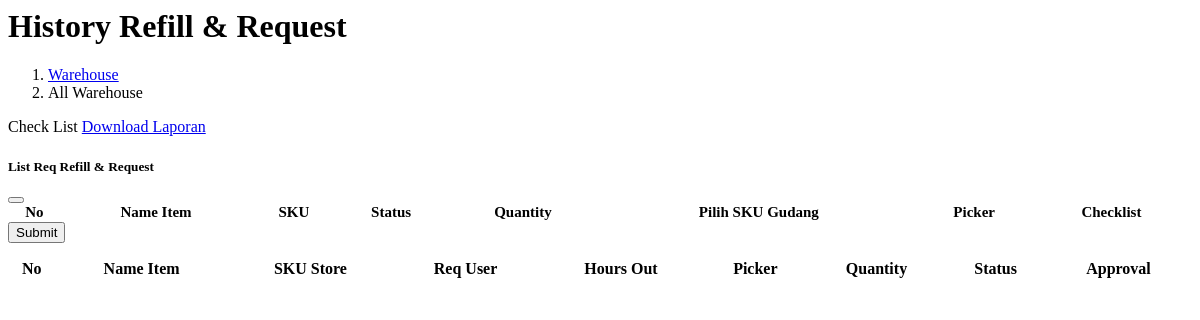
Page /gudang/exititem.php on the earlier database version.
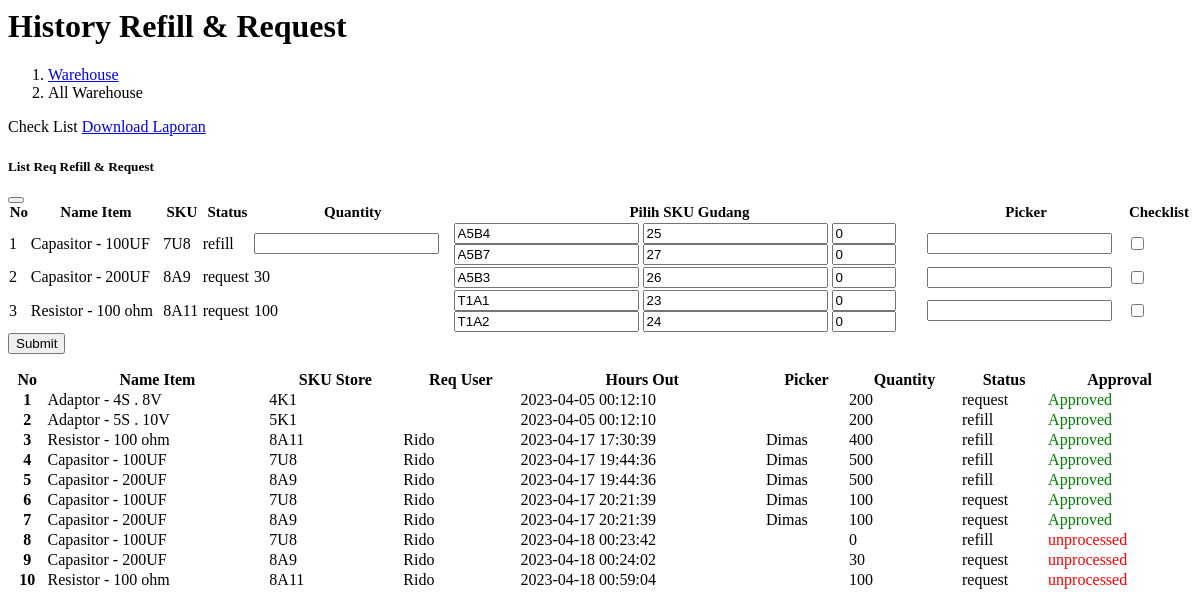
Same page on the later database version.
### tables this page shows
CREATE TABLE `request_id` (
  `id_request` int(11) NOT NULL,
  `id_toko` int(11) NOT NULL,
  `id_gudang` int(11) NOT NULL,
  `quantity_req` int(11) NOT NULL,
  `quantity_count` int(11) NOT NULL,
  `type_req` varchar(200) NOT NULL,
  `status_req` varchar(200) NOT NULL,
  `picker` varchar(200) NOT NULL,
  `date` datetime NOT NULL DEFAULT current_timestamp(),
  `requester` varchar(200) NOT NULL
);

CREATE TABLE `product_id` (
  `id_product` int(11) NOT NULL,
  `image` mediumtext NOT NULL,
  `nama` varchar(200) NOT NULL,
  `jenis` varchar(200) NOT NULL
);

CREATE TABLE `toko_id` (
  `id_toko` int(11) NOT NULL,
  `sku_toko` varchar(200) NOT NULL DEFAULT '-',
  `id_product` int(11) NOT NULL,
  `quantity_toko` int(11) NOT NULL
);

CREATE TABLE `gudang_id` (
  `id_gudang` int(11) NOT NULL,
  `sku_gudang` varchar(200) NOT NULL,
  `id_product` int(11) NOT NULL,
  `quantity` int(11) NOT NULL,
  `lokasi_gudang` int(11) NOT NULL
);

### gudang/exititem.php (the view, shortened to what the changed rows need)
<link href="https://cdnjs.cloudflare.com/ajax/libs/select2/4.0.10/css/select2.min.css" rel="stylesheet" />
<div class="container-fluid">
    <h1 class="mt-4">History Refill & Request</h1>
    <div class="card mb-4">
        <div class="modal fade" id="smallModalceklist" tabindex="-1">
            <div class="modal-dialog modal-lg">
                <div class="modal-content">
                    <form method="post" action="">
                        <table class="table table-bordered" id="dataModal" width="100%" cellspacing="0">
                            <thead style="font-size: 15px;">
                                <tr>
                                    <th>No</th>
                                    <th>Name Item</th>
                                    <th>SKU</th>
                                    <th>Status</th>
                                    <th>Quantity</th>
                                    <th>Pilih SKU Gudang</th>
                                    <th>Picker</th>
                                    <th>Checklist</th>
                                </tr>
                            </thead>
                            <tbody>
                                <?php
                                $select = mysqli_query($conn, "SELECT * FROM request_id, toko_id, product_id WHERE request_id.id_toko=toko_id.id_toko AND toko_id.id_product=product_id.id_product AND status_req='unprocessed' ");
                                $i = 1;
                                while ($data = mysqli_fetch_array($select)) {
                                    $quantity = $data['quantity_req'];
                                    $idp = $data['id_product'];
                                ?>
                                    <tr>
                                        <td><?= $i++; ?></td>
                                        <td><?= $data['nama']; ?></td>
                                        <td><?= $data['sku_toko']; ?></td>
                                        <td><?= $data['type_req']; ?></td>
                                        <?php
                                        if ($quantity == 0) {
                                            echo "<td><input type='number' class='form-control' name='quantity[]'></td>";
                                        } else {
                                            echo "<td>$quantity</td>";
                                        }
                                        ?>
                                        <td valign="top">
                                            <?php
                                                $selectopsi = mysqli_query($conn, "SELECT id_gudang, sku_gudang, quantity FROM gudang_id WHERE id_product='$idp'");
                                                while ($opsi = mysqli_fetch_array($selectopsi)) {
                                                    $id = $opsi['id_gudang'];
                                                    $sku = $opsi['sku_gudang'];
                                            ?>
                                                    <input type='text' class='form-control' value='<?=$sku;?>' name='skug[]' readonly>
                                                    <input type='text' class='form-control' value='<?=$id;?>' name='idg[]' readonly>
                                                    <input type='number' class='form-control' value='0' max='<?=$opsi['quantity'];?>' min="0" name='quantitym[]'><br>
                                            <?php
                                                }
                                            ?>
                                        </td>
                                        <td><input readonly type="text" name="picker" value="<?= $_SESSION['nama_user']; ?>" class="form-control"></td>
                                        <td><input type="checkbox" name="cek[]" value="<?= $data['id_request']; ?>" class="form-check">
                                        </td>
                                    </tr>
                                <?php
                                }
                                ?>
                            </tbody>
                        </table>
                    </form>
                </div>
            </div>
        </div>
        <div class="card-body">
            <div class="table-responsive">
                <table class="table table-hover table-bordered" id="dataTable" width="100%" cellspacing="0">
                    <thead>
                        <tr>
                            <th>No</th>
                            <th>Name Item</th>
                            <th>SKU Store</th>
                            <th>Req User</th>
                            <th>Hours Out</th>
                            <th>Picker</th>
                            <th>Quantity</th>
                            <th>Status</th>
                            <th>Approval</th>
                        </tr>
                    </thead>
                    <tbody>
                        <?php
                        $select = mysqli_query($conn, "SELECT nama, sku_toko, requester, date, picker, quantity_req, type_req, status_req FROM request_id, toko_id, product_id WHERE request_id.id_toko=toko_id.id_toko AND toko_id.id_product=product_id.id_product");
                        $i = 1;
                        while ($data = mysqli_fetch_array($select)) {
                            $stat = $data['status_req'];
                        ?>
                            <tr>
                                <th><?= $i++; ?></th>
                                <td><?= $data['nama']; ?></td>
                                <td class="text-uppercase"><?= $data['sku_toko']; ?></td>
                                <td><?= $data['requester']; ?></td>
                                <td><?= $data['date']; ?></td>
                                <td><?= $data['picker']; ?></td>
                                <td><?= $data['quantity_req']; ?></td>
                                <td><?= $data['type_req']; ?></td>
                                <?php
                                if ($stat == 'Approved') {
                                    echo "<td style='color: green;'>$stat</td>";
                                } elseif ($stat == 'unprocessed') {
                                    echo "<td style='color: red;'>$stat</td>";
                                } else {
                                    echo "<td style='color: orange;'>$stat</td>";
                                }
                                ?>
                            </tr>
                        <?php
                        }
                        ?>
                    </tbody>
                </table>
            </div>
        </div>
    </div>
</div>

Differences in the rows shown:
added request_id: product_id.nama "Capasitor - 100UF", id_toko.sku_toko "7U8", type_req "refill", requester "Rido", date "2023-04-18 00:23:42", quantity_req "0", status_req "unprocessed"
added gudang_id: sku_gudang "A5B4", id_gudang "25", shown under "Capasitor - 100UF"
added gudang_id: sku_gudang "A5B7", id_gudang "27", shown under "Capasitor - 100UF"
added request_id: product_id.nama "Capasitor - 200UF", id_toko.sku_toko "8A9", type_req "request", quantity_req "30", requester "Rido", date "2023-04-18 00:24:02", status_req "unprocessed"
added gudang_id: sku_gudang "A5B3", id_gudang "26", shown under "Capasitor - 200UF"
added request_id: product_id.nama "Resistor - 100 ohm", id_toko.sku_toko "8A11", type_req "request", quantity_req "100", requester "Rido", date "2023-04-18 00:59:04", status_req "unprocessed"
added gudang_id: sku_gudang "T1A1", id_gudang "23", shown under "Resistor - 100 ohm"
added gudang_id: sku_gudang "T1A2", id_gudang "24", shown under "Resistor - 100 ohm"
added request_id: product_id.nama "Adaptor - 4S . 8V", id_toko.sku_toko "4K1", date "2023-04-05 00:12:10", quantity_req "200", type_req "request", status_req "Approved"
added request_id: product_id.nama "Adaptor - 5S . 10V", id_toko.sku_toko "5K1", date "2023-04-05 00:12:10", quantity_req "200", type_req "refill", status_req "Approved"
added request_id: product_id.nama "Resistor - 100 ohm", id_toko.sku_toko "8A11", requester "Rido", date "2023-04-17 17:30:39", picker "Dimas", quantity_req "400", type_req "refill", status_req "Approved"
added request_id: product_id.nama "Capasitor - 100UF", id_toko.sku_toko "7U8", requester "Rido", date "2023-04-17 19:44:36", picker "Dimas", quantity_req "500", type_req "refill", status_req "Approved"
added request_id: product_id.nama "Capasitor - 200UF", id_toko.sku_toko "8A9", requester "Rido", date "2023-04-17 19:44:36", picker "Dimas", quantity_req "500", type_req "refill", status_req "Approved"
added request_id: product_id.nama "Capasitor - 100UF", id_toko.sku_toko "7U8", requester "Rido", date "2023-04-17 20:21:39", picker "Dimas", quantity_req "100", type_req "request", status_req "Approved"
added request_id: product_id.nama "Capasitor - 200UF", id_toko.sku_toko "8A9", requester "Rido", date "2023-04-17 20:21:39", picker "Dimas", quantity_req "100", type_req "request", status_req "Approved"
